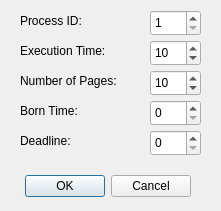
<?xml version="1.0" encoding="UTF-8"?>
<ui version="4.0">
 <class>ProcessDialog</class>
 <widget class="QDialog" name="ProcessDialog">
  <property name="geometry">
   <rect>
    <x>0</x>
    <y>0</y>
    <width>221</width>
    <height>211</height>
   </rect>
  </property>
  <property name="windowTitle">
   <string>Push Process</string>
  </property>
  <property name="modal">
   <bool>true</bool>
  </property>
  <widget class="QDialogButtonBox" name="btn_confirm">
   <property name="geometry">
    <rect>
     <x>20</x>
     <y>170</y>
     <width>171</width>
     <height>32</height>
    </rect>
   </property>
   <property name="orientation">
    <enum>Qt::Horizontal</enum>
   </property>
   <property name="standardButtons">
    <set>QDialogButtonBox::Cancel|QDialogButtonBox::Ok</set>
   </property>
  </widget>
  <widget class="QSpinBox" name="pid">
   <property name="geometry">
    <rect>
     <x>150</x>
     <y>10</y>
     <width>51</width>
     <height>26</height>
    </rect>
   </property>
   <property name="minimum">
    <number>1</number>
   </property>
   <property name="maximum">
    <number>20</number>
   </property>
  </widget>
  <widget class="QSpinBox" name="bornTime">
   <property name="geometry">
    <rect>
     <x>150</x>
     <y>100</y>
     <width>51</width>
     <height>26</height>
    </rect>
   </property>
  </widget>
  <widget class="QSpinBox" name="nPages">
   <property name="geometry">
    <rect>
     <x>150</x>
     <y>70</y>
     <width>51</width>
     <height>26</height>
    </rect>
   </property>
   <property name="value">
    <number>10</number>
   </property>
  </widget>
  <widget class="QSpinBox" name="executionTime">
   <property name="geometry">
    <rect>
     <x>150</x>
     <y>40</y>
     <width>51</width>
     <height>26</height>
    </rect>
   </property>
   <property name="value">
    <number>10</number>
   </property>
  </widget>
  <widget class="QSpinBox" name="deadline">
   <property name="geometry">
    <rect>
     <x>150</x>
     <y>130</y>
     <width>51</width>
     <height>26</height>
    </rect>
   </property>
  </widget>
  <widget class="QLabel" name="lbl_process_id">
   <property name="geometry">
    <rect>
     <x>20</x>
     <y>10</y>
     <width>81</width>
     <height>21</height>
    </rect>
   </property>
   <property name="text">
    <string>Process ID:</string>
   </property>
  </widget>
  <widget class="QLabel" name="lbl_born_time">
   <property name="geometry">
    <rect>
     <x>20</x>
     <y>100</y>
     <width>81</width>
     <height>21</height>
    </rect>
   </property>
   <property name="text">
    <string>Born Time:</string>
   </property>
  </widget>
  <widget class="QLabel" name="lbl_deadline">
   <property name="geometry">
    <rect>
     <x>20</x>
     <y>130</y>
     <width>71</width>
     <height>21</height>
    </rect>
   </property>
   <property name="text">
    <string>Deadline:</string>
   </property>
  </widget>
  <widget class="QLabel" name="lbl_number_of_pages">
   <property name="geometry">
    <rect>
     <x>20</x>
     <y>70</y>
     <width>121</width>
     <height>21</height>
    </rect>
   </property>
   <property name="text">
    <string>Number of Pages:</string>
   </property>
  </widget>
  <widget class="QLabel" name="lbl_execution_time">
   <property name="geometry">
    <rect>
     <x>20</x>
     <y>40</y>
     <width>111</width>
     <height>21</height>
    </rect>
   </property>
   <property name="text">
    <string>Execution Time:</string>
   </property>
  </widget>
 </widget>
 <resources/>
 <connections>
  <connection>
   <sender>btn_confirm</sender>
   <signal>accepted()</signal>
   <receiver>ProcessDialog</receiver>
   <slot>accept()</slot>
   <hints>
    <hint type="sourcelabel">
     <x>248</x>
     <y>254</y>
    </hint>
    <hint type="destinationlabel">
     <x>157</x>
     <y>274</y>
    </hint>
   </hints>
  </connection>
  <connection>
   <sender>btn_confirm</sender>
   <signal>rejected()</signal>
   <receiver>ProcessDialog</receiver>
   <slot>reject()</slot>
   <hints>
    <hint type="sourcelabel">
     <x>316</x>
     <y>260</y>
    </hint>
    <hint type="destinationlabel">
     <x>286</x>
     <y>274</y>
    </hint>
   </hints>
  </connection>
 </connections>
</ui>
